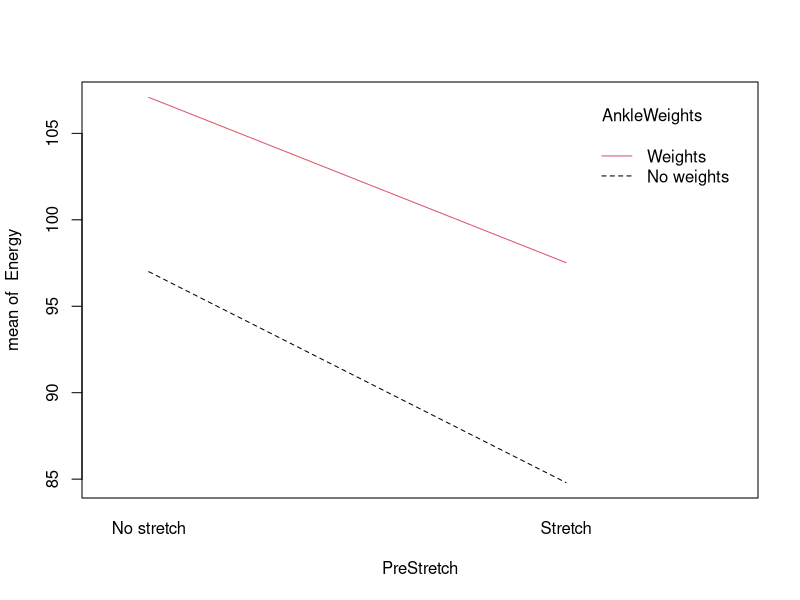
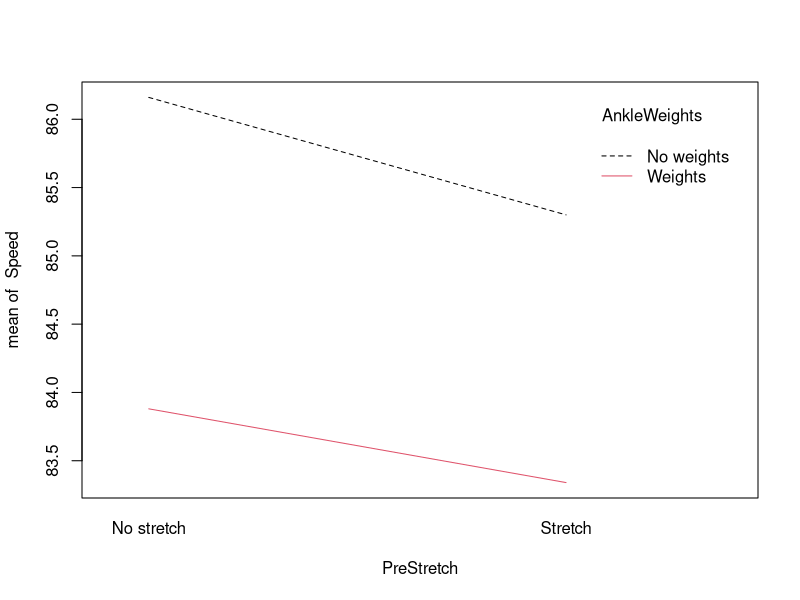
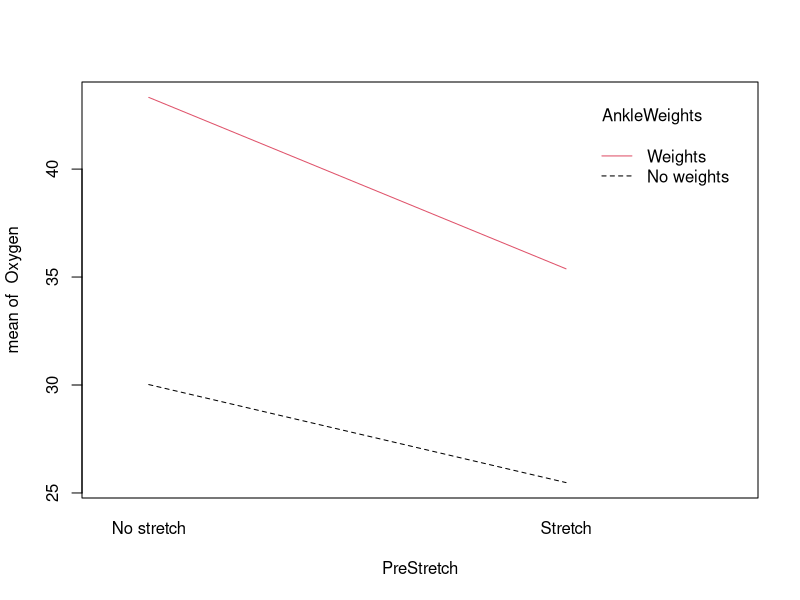

R code for these plots, in order:
# Install one time the "car" package. 
# install.packages('car')

library(car)

# Exercise example
exercise <- read.csv("Datasets/exercise.csv")
exercise
attach(exercise)

# Test interactions
# Enegery
model <- lm(Energy~PreStretch + AnkleWeights + PreStretch * AnkleWeights, data=exercise)

# You will get the same with the following model code. 
# model <- lm(Energy ~ PreStretch * AnkleWeights, data=exercise)
# model <- lm(Energy ~ PreStretch + AnkleWeights + PreStretch:AnkleWeights, data=exercise)
# test the following command as well. 
# model <- lm(Energy~PreStretch:AnkleWeights, data=exercise) 

summary(model)
Anova(model, type=3)

# Speed
model1 <- lm(Speed~PreStretch+AnkleWeights+PreStretch*AnkleWeights, data=exercise)
summary(model1)
Anova(model1, type=3)

# Oxygen
model2 <- lm(Oxygen~PreStretch+AnkleWeights+PreStretch*AnkleWeights, data=exercise)
summary(model2)
Anova(model2, type=3)



# Generate interaction plots
interaction.plot(PreStretch, AnkleWeights, Energy, col=1:2)
interaction.plot(PreStretch, AnkleWeights, Speed, col=1:2)
interaction.plot(PreStretch, AnkleWeights, Oxygen, col=1:2)

#If interaction is significant, need to stratify (by more of the two factors) 
stretch <- exercise[which(PreStretch=='Stretch'),]
nostretch <- exercise[which(PreStretch=='No stretch'),]

# Enegery
summary(aov(Energy~AnkleWeights, data=stretch))
summary(aov(Energy~AnkleWeights, data=nostretch))

# Speed
summary(aov(Speed~AnkleWeights, data=stretch))
summary(aov(Speed~AnkleWeights, data=nostretch))

# Oxygen
summary(aov(Oxygen~AnkleWeights, data=stretch))
summary(aov(Oxygen~AnkleWeights, data=nostretch))
